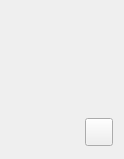
<?xml version="1.0" encoding="UTF-8"?>
<ui version="4.0">
 <class>AlbumInfo</class>
 <widget class="QWidget" name="AlbumInfo">
  <property name="geometry">
   <rect>
    <x>0</x>
    <y>0</y>
    <width>124</width>
    <height>159</height>
   </rect>
  </property>
  <property name="windowTitle">
   <string>Form</string>
  </property>
  <layout class="QGridLayout" name="gridLayout_2">
   <item row="0" column="0">
    <layout class="QGridLayout" name="gridLayout">
     <item row="0" column="0" colspan="2">
      <widget class="QLabel" name="label_post">
       <property name="minimumSize">
        <size>
         <width>100</width>
         <height>100</height>
        </size>
       </property>
       <property name="maximumSize">
        <size>
         <width>100</width>
         <height>100</height>
        </size>
       </property>
       <property name="text">
        <string/>
       </property>
      </widget>
     </item>
     <item row="1" column="0">
      <widget class="QLabel" name="label_name">
       <property name="text">
        <string/>
       </property>
      </widget>
     </item>
     <item row="1" column="1">
      <widget class="QPushButton" name="pushButton_collect">
       <property name="minimumSize">
        <size>
         <width>28</width>
         <height>28</height>
        </size>
       </property>
       <property name="maximumSize">
        <size>
         <width>28</width>
         <height>28</height>
        </size>
       </property>
       <property name="text">
        <string/>
       </property>
      </widget>
     </item>
    </layout>
   </item>
  </layout>
 </widget>
 <resources/>
 <connections/>
</ui>
